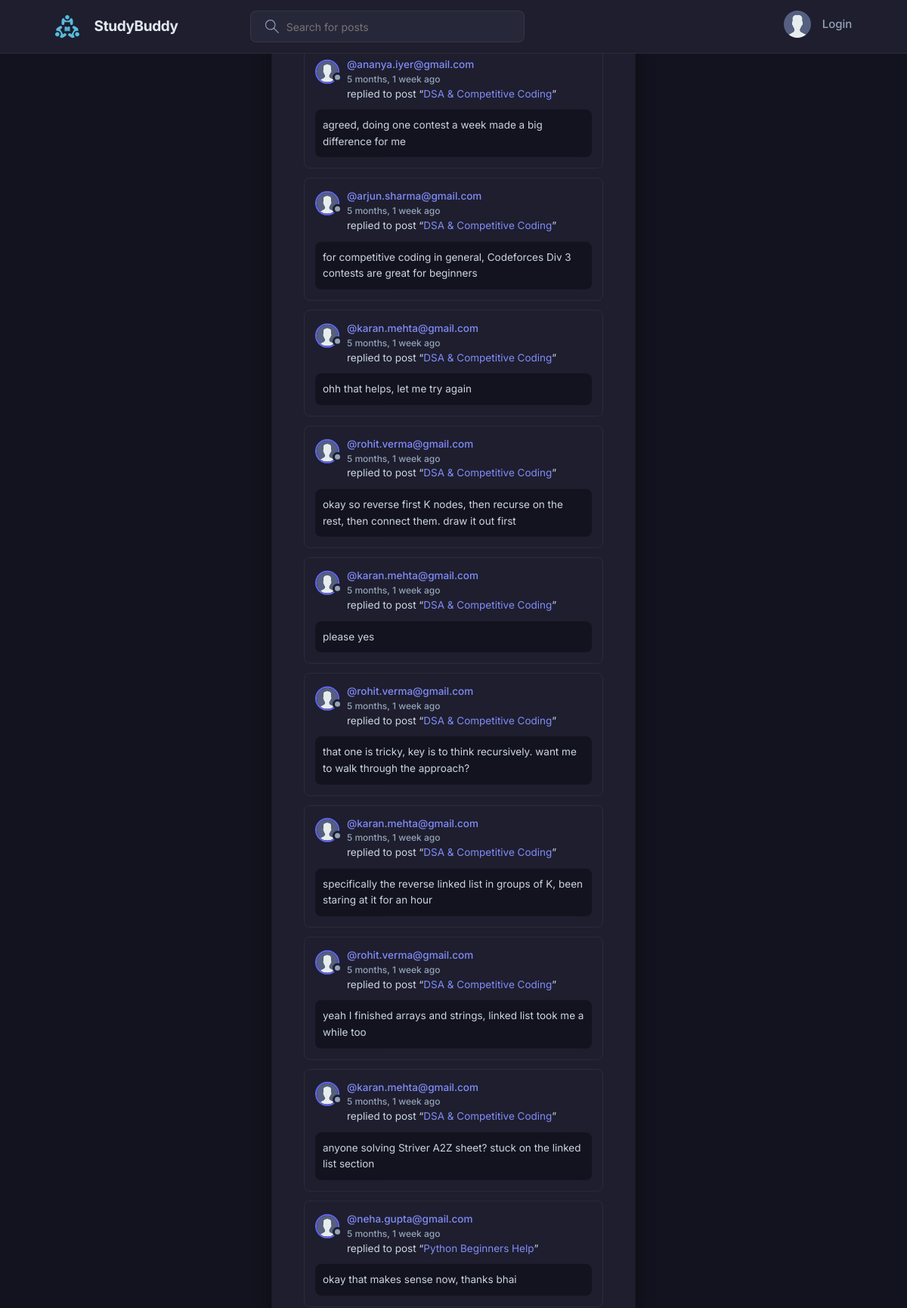
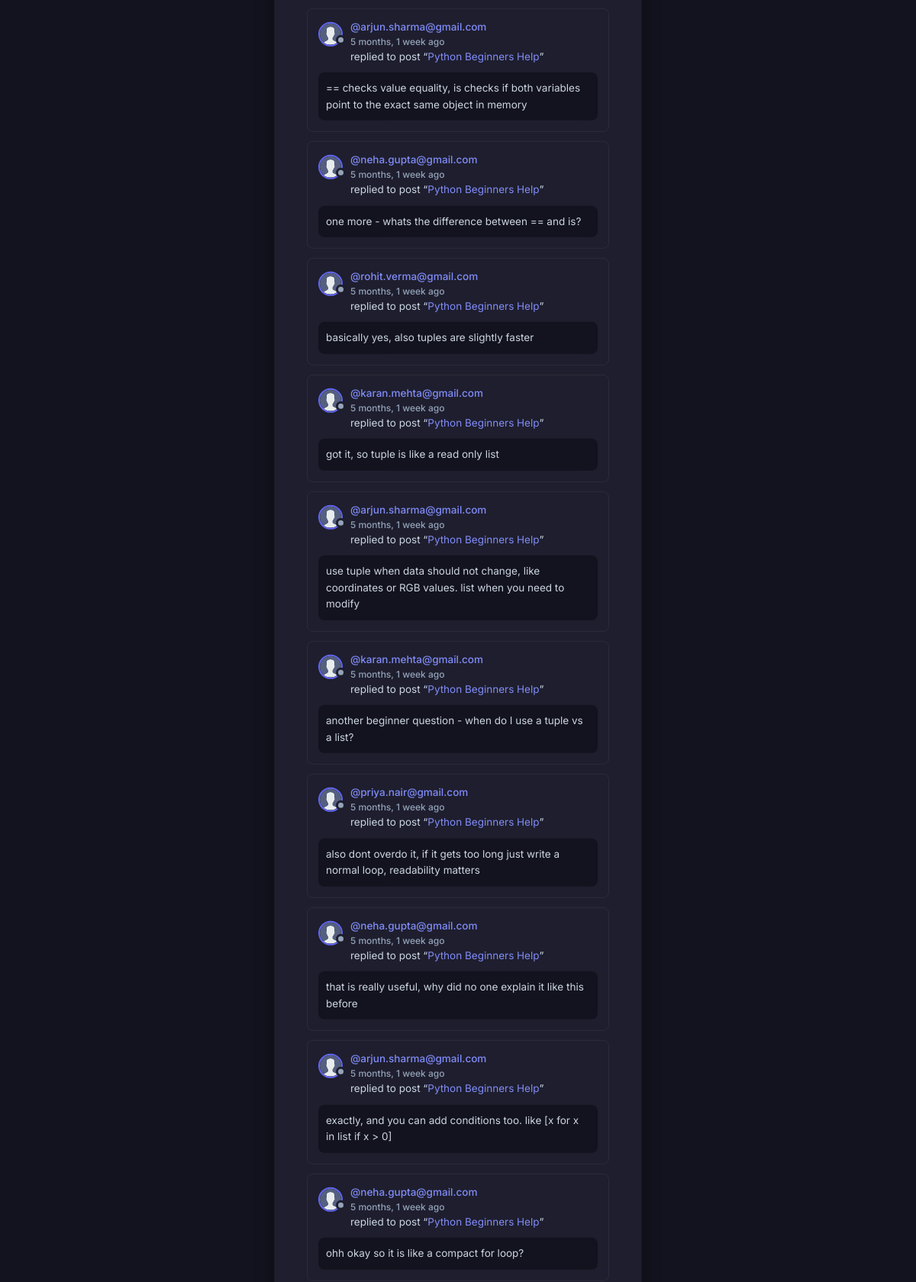
The page /activity/ (upper part) on the database its author committed (2 pictures, top to bottom).
### base/models.py (models this page shows, shortened)
class Message(models.Model):
    user = models.ForeignKey(User, on_delete=models.CASCADE)
    room = models.ForeignKey(Room, on_delete=models.CASCADE)
    body = models.TextField()
    updated = models.DateTimeField(auto_now=True)
    created = models.DateTimeField(auto_now_add=True)
    class Meta:
        ordering = ['-updated', '-created']

class User(AbstractUser):
    name = models.CharField(max_length=200, null=True)
    email = models.EmailField(unique=True, null=True)
    bio = models.TextField(null=True)
    avatar = models.ImageField(null=True, default="avatar.svg")
    USERNAME_FIELD = 'email'
    REQUIRED_FIELDS = []

class Room(models.Model):
    host = models.ForeignKey(User, on_delete=models.SET_NULL, null=True)
    topic = models.ForeignKey(Topic, on_delete=models.SET_NULL, null=True)
    name = models.CharField(max_length=200)
    description = models.TextField(null=True, blank=True)
    participants = models.ManyToManyField(
        User, related_name='participants', blank=True)
    updated = models.DateTimeField(auto_now=True)
    created = models.DateTimeField(auto_now_add=True)
    class Meta:
        ordering = ['-updated', '-created']
    def __str__(self):
        return self.name

### base/views.py (the view)
# urls.py: path('activity/', views.activityPage, name="activity"),
def activityPage(request):
    room_messages = Message.objects.all()
    return render(request, 'base/activity.html', {'room_messages': room_messages})

### base/templates/base/activity.html (shortened to what this page needs)
{% extends 'main.html' %}
{% block content %}
<main class="layout">
  <div class="container">
    <div class="layout__box">
      <div class="activities-page layout__body">
        {% for message in room_messages %}
        <div class="activities__box">
          <div class="activities__boxHeader roomListRoom__header">
            <a href="{% url 'user-profile' message.user.id %}" class="roomListRoom__author">
              <div class="avatar avatar--small">
                <img src="{{message.user.avatar.url}}" />
              </div>
              <p>
                @{{message.user}}
                <span>{{message.created|timesince}} ago</span>
              </p>
            </a>
          </div>
          <div class="activities__boxContent">
            <p>replied to post “<a href="{% url 'room' message.room.id %}">{{message.room}}</a>”</p>
            <div class="activities__boxRoomContent">
              {{message.body}}
            </div>
          </div>
        </div>
        {% endfor %}
      </div>
    </div>
  </div>
</main>
{% endblock content %}

### static/styles/style.css (style rules this page uses)
:root { --color-main: #818cf8; --color-main-light: #e0e7ff; --color-dark: #1e1e2e; --color-dark-medium: #27273a; --color-dark-light: #313147; --color-light: #e2e8f0; --color-gray: #94a3b8; --color-light-gray: #cbd5e1; --color-bg: #13131f; --color-success: #34d399; --color-error: #f87171; --color-accent: #6366f1; --color-accent-hover: #4f46e5; --radius-sm: 8px; --radius-md: 12px; --radius-lg: 16px; --radius-xl: 24px; --shadow-sm: 0 1px 3px rgba(0,0,0,0.3), 0 1px 2px rgba(0,0,0,0.2); --shadow-md: 0 4px 12px rgba(0,0,0,0.35); --shadow-lg: 0 8px 24px rgba(0,0,0,0.4); }
* { font-family: "Inter", -apple-system, BlinkMacSystemFont, "Segoe UI", Roboto, sans-serif; margin: 0; padding: 0; box-sizing: border-box; text-rendering: optimizeLegibility; font-size: inherit; }
html { font-size: 56.25%; }
@media only screen and (min-width: 1200px) { html { font-size: 62.5%; } }
body { line-height: 1.6; font-weight: 400; font-size: 1.5rem; color: var(--color-light-gray); background-color: var(--color-bg); min-height: 100vh; }
img { width: 100%; }
a { display: inline-block; color: var(--color-main); text-decoration: none; transition: color 0.2s ease; }
.container { max-width: 120rem; width: 90%; margin: auto; }
.avatar { position: relative; display: inline-block; border-radius: 50%; border: 2px solid var(--color-accent); }
.avatar img { display: block; border-radius: 50%; object-fit: cover; object-position: center; }
.avatar::after { content: ""; display: block; position: absolute; background-color: var(--color-gray); z-index: 111; border-radius: 50%; border: 0.3rem solid var(--color-dark); }
.avatar.avatar--small img { width: 2.8rem; height: 2.8rem; }
.avatar.avatar--small:after { width: 0.7rem; height: 0.7rem; bottom: 0px; right: -6px; }
.layout { margin-top: 2.4rem; }
.layout > .container { display: flex; justify-content: space-between; align-items: flex-start; }
.layout__box { width: 90%; max-width: 48rem; min-height: 40rem; position: absolute; top: 50%; left: 50%; transform: translate(-50%, -46%); background-color: var(--color-dark); border-radius: var(--radius-lg); box-shadow: var(--shadow-lg), 0 0 0 1px rgba(255,255,255,0.06); overflow: hidden; }
.layout__body { margin: 3rem; }
.roomListRoom__header { display: flex; justify-content: space-between; align-items: center; }
.roomListRoom__author { font-weight: 500; font-size: 1.4rem; display: flex; align-items: center; gap: 1rem; }
.activities__box { margin: 1.2rem; padding: 1.4rem; border: 1px solid rgba(255,255,255,0.06); border-radius: var(--radius-sm); transition: border-color 0.2s ease; }
.activities__boxHeader p { font-size: 1.35rem; line-height: 1.4; }
.activities__boxHeader p span { color: var(--color-gray); font-size: 1.2rem; display: block; margin-top: 0.2rem; }
.activities__boxContent { margin-left: 4.2rem; }
.activities__boxContent { font-size: 1.35rem; }
.activities__boxRoomContent { background: var(--color-bg); padding: 1rem; border-radius: var(--radius-sm); margin-top: 1rem; margin-left: -4.2rem; }

### rows shown on the page
Message: user.avatar (placeholder picture), user "ananya.iyer@gmail.com", created "5 months, 1 week", room "DSA & Competitive Coding", body "agreed, doing one contest a week made a big difference for me"
Message: user.avatar (placeholder picture), user "arjun.sharma@gmail.com", created "5 months, 1 week", room "DSA & Competitive Coding", body "for competitive coding in general, Codeforces Div 3 contests are great for beginners"
Message: user.avatar (placeholder picture), user "karan.mehta@gmail.com", created "5 months, 1 week", room "DSA & Competitive Coding", body "ohh that helps, let me try again"
Message: user.avatar (placeholder picture), user "rohit.verma@gmail.com", created "5 months, 1 week", room "DSA & Competitive Coding", body "okay so reverse first K nodes, then recurse on the rest, then connect them. draw it out first"
Message: user.avatar (placeholder picture), user "karan.mehta@gmail.com", created "5 months, 1 week", room "DSA & Competitive Coding", body "please yes"
Message: user.avatar (placeholder picture), user "rohit.verma@gmail.com", created "5 months, 1 week", room "DSA & Competitive Coding", body "that one is tricky, key is to think recursively. want me to walk through the approach?"
Message: user.avatar (placeholder picture), user "karan.mehta@gmail.com", created "5 months, 1 week", room "DSA & Competitive Coding", body "specifically the reverse linked list in groups of K, been staring at it for an hour"
Message: user.avatar (placeholder picture), user "rohit.verma@gmail.com", created "5 months, 1 week", room "DSA & Competitive Coding", body "yeah I finished arrays and strings, linked list took me a while too"
Message: user.avatar (placeholder picture), user "karan.mehta@gmail.com", created "5 months, 1 week", room "DSA & Competitive Coding", body "anyone solving Striver A2Z sheet? stuck on the linked list section"
Message: user.avatar (placeholder picture), user "neha.gupta@gmail.com", created "5 months, 1 week", room "Python Beginners Help", body "okay that makes sense now, thanks bhai"
Message: user.avatar (placeholder picture), user "arjun.sharma@gmail.com", created "5 months, 1 week", room "Python Beginners Help", body "== checks value equality, is checks if both variables point to the exact same object in memory"
Message: user.avatar (placeholder picture), user "neha.gupta@gmail.com", created "5 months, 1 week", room "Python Beginners Help", body "one more - whats the difference between == and is?"
Message: user.avatar (placeholder picture), user "rohit.verma@gmail.com", created "5 months, 1 week", room "Python Beginners Help", body "basically yes, also tuples are slightly faster"
Message: user.avatar (placeholder picture), user "karan.mehta@gmail.com", created "5 months, 1 week", room "Python Beginners Help", body "got it, so tuple is like a read only list"
Message: user.avatar (placeholder picture), user "arjun.sharma@gmail.com", created "5 months, 1 week", room "Python Beginners Help", body "use tuple when data should not change, like coordinates or RGB values. list when you need to modify"
Message: user.avatar (placeholder picture), user "karan.mehta@gmail.com", created "5 months, 1 week", room "Python Beginners Help", body "another beginner question - when do I use a tuple vs a list?"
Message: user.avatar (placeholder picture), user "priya.nair@gmail.com", created "5 months, 1 week", room "Python Beginners Help", body "also dont overdo it, if it gets too long just write a normal loop, readability matters"
Message: user.avatar (placeholder picture), user "neha.gupta@gmail.com", created "5 months, 1 week", room "Python Beginners Help", body "that is really useful, why did no one explain it like this before"
Message: user.avatar (placeholder picture), user "arjun.sharma@gmail.com", created "5 months, 1 week", room "Python Beginners Help", body "exactly, and you can add conditions too. like [x for x in list if x > 0]"
Message: user.avatar (placeholder picture), user "neha.gupta@gmail.com", created "5 months, 1 week", room "Python Beginners Help", body "ohh okay so it is like a compact for loop?"
